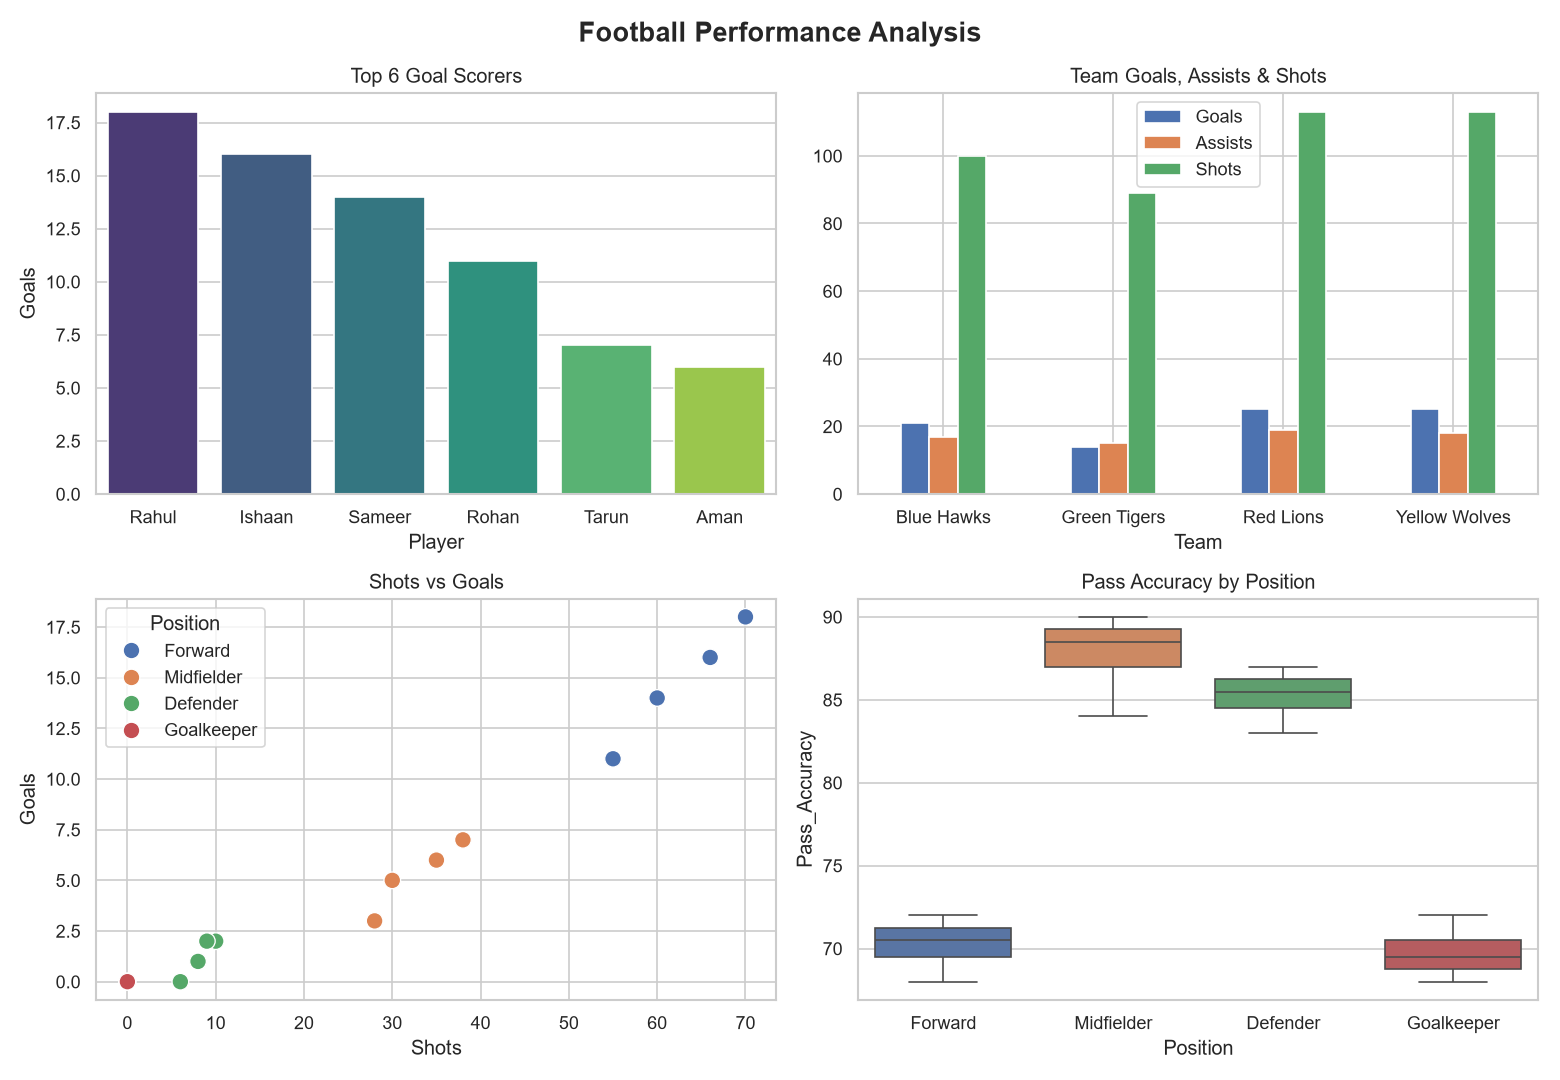

Write the Python code that produced this figure.
import os
import pandas as pd
import numpy as np
import matplotlib.pyplot as plt
import seaborn as sns

sns.set_theme(style="whitegrid")
pd.set_option("display.max_columns", None)
pd.set_option("display.width", 200)

base_folder = os.path.dirname(os.path.abspath(__file__))

# 1. Load data
df = pd.read_csv(os.path.join(base_folder, "players.csv"))
print("First 5 rows:")
print(df.head())
print("\nShape:", df.shape)
print("\nMissing values:\n", df.isnull().sum())

# 2. New columns
df["Goals_Per_Match"] = np.round(df["Goals"] / df["Matches"], 2)
df["Shot_Accuracy"] = np.round(np.where(df["Shots"] > 0, df["Shots_On_Target"] / df["Shots"] * 100, 0), 1)
df["Goal_Contributions"] = df["Goals"] + df["Assists"]
df["Best_Player_Score"] = np.round(df["Goal_Contributions"] / df["Matches"], 2)

# 3. Analysis
print("\nTop 3 scorers:")
print(df.nlargest(3, "Goals")[["Player", "Team", "Goals"]])

print("\nBest Player ranking (Goal Contributions / Matches):")
print(df.sort_values("Best_Player_Score", ascending=False)[["Player", "Team", "Position", "Goal_Contributions", "Matches", "Best_Player_Score"]].head(5).to_string(index=False))

best = df.loc[df["Best_Player_Score"].idxmax()]
print(f"\nBEST PLAYER: {best['Player']} ({best['Team']}) with score {best['Best_Player_Score']}")

print("\nTeam totals:")
team = df.groupby("Team")[["Goals", "Assists", "Shots"]].sum()
print(team)

print("\nAverage pass accuracy by position:")
print(df.groupby("Position")["Pass_Accuracy"].mean().round(1))

print("\nCorrelation Shots vs Goals:", round(np.corrcoef(df["Shots"], df["Goals"])[0, 1], 2))

# 4. Charts (window 1)
fig, axes = plt.subplots(2, 2, figsize=(13, 9))
fig.suptitle("Football Performance Analysis", fontsize=16, fontweight="bold")

sns.barplot(data=df.sort_values("Goals", ascending=False).head(6), x="Player", y="Goals",
            hue="Player", palette="viridis", legend=False, ax=axes[0, 0])
axes[0, 0].set_title("Top 6 Goal Scorers")

team.plot(kind="bar", ax=axes[0, 1], rot=0)
axes[0, 1].set_title("Team Goals, Assists & Shots")

sns.scatterplot(data=df, x="Shots", y="Goals", hue="Position", s=100, ax=axes[1, 0])
axes[1, 0].set_title("Shots vs Goals")

sns.boxplot(data=df, x="Position", y="Pass_Accuracy", hue="Position", legend=False, ax=axes[1, 1])
axes[1, 1].set_title("Pass Accuracy by Position")

plt.tight_layout()
plt.savefig(os.path.join(base_folder, "football_analysis.png"), dpi=120)

# Window 2: Best player chart
plt.figure(figsize=(10, 6))
top_best = df.sort_values("Best_Player_Score", ascending=False).head(8)
sns.barplot(data=top_best, x="Player", y="Best_Player_Score", hue="Team", dodge=False)
plt.title("Best Player Score (Goal Contributions per Match)")
plt.tight_layout()
plt.savefig(os.path.join(base_folder, "best_players.png"), dpi=120)

# Window 3: Heatmap
plt.figure(figsize=(11, 8))
sns.heatmap(df.corr(numeric_only=True), annot=True, fmt=".2f", cmap="coolwarm", linewidths=0.5)
plt.title("Correlation Heatmap")
plt.tight_layout()
plt.savefig(os.path.join(base_folder, "heatmap.png"), dpi=120)

plt.show()
